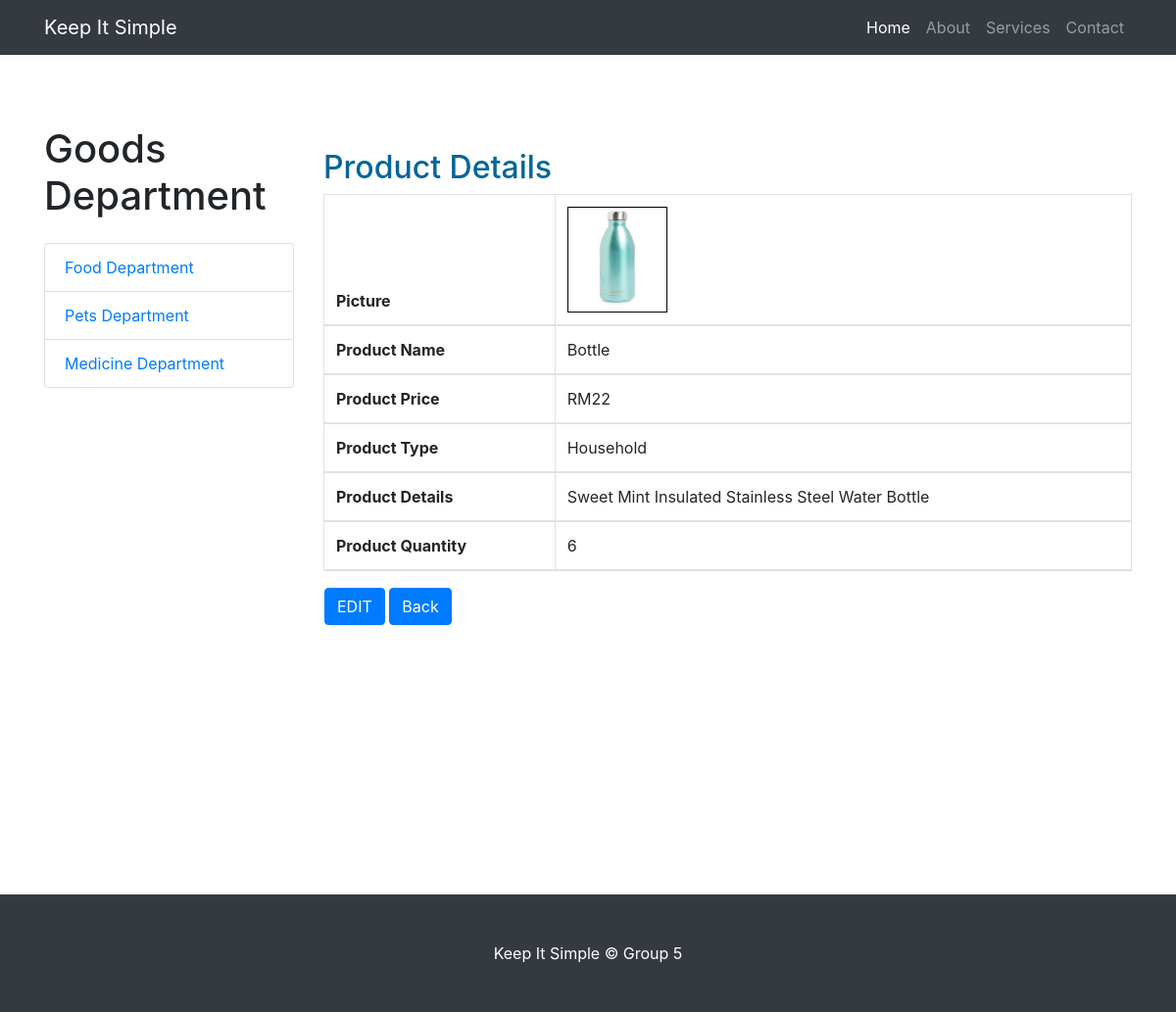
Screenshot of /ApplicationLayer/goodsModuleView/goodsView.php?productid=21 with the database file from the repository.
### tables this page shows
CREATE TABLE `product` (
  `productid` int(20) NOT NULL,
  `prodName` varchar(60) NOT NULL,
  `prodType` varchar(60) NOT NULL,
  `prodPrice` float NOT NULL,
  `prodDetail` varchar(100) NOT NULL,
  `prodQuantity` int(20) NOT NULL,
  `fileIn2` varchar(200) DEFAULT NULL
);

### BusinessLayer/goodsController/goodsController.php (called while the page is built, shortened)
<?php
require_once '\xampp\htdocs\sdw\BusinessLayer\goodsModel\goodsModel.php';
class goodsController{
    function viewProduct($productid){
        $product = new goodsModel();
        $product->productid = $productid;
        return $product->viewProduct();
    }
}
?>

### BusinessLayer/goodsModel/goodsModel.php (called while the page is built, shortened)
<?php
require_once '/xampp/htdocs/sdw/libs/database.php';
class goodsModel{
    public $productid, $prodName, $prodType,$prodPrice,$prodDetail,$prodQuantity,$fileIn2,$productName, $productPrice, $productQuantity, $customerID;
    function viewProduct(){
        $sql = "select * from product where productid=:productid";
        $args = [':productid'=>$this->productid];
        return DB::run($sql,$args);
    }
}
?>

### libs/database.php (called while the page is built, shortened)
<?php
class DB
{
  public static function connect($value='')
  {
    $pdo = new PDO(DB_TYPE.':host='.DB_HOST.';dbname='.DB_NAME, DB_USER, DB_PASS);
    $pdo->setAttribute(PDO::ATTR_ERRMODE, PDO::ERRMODE_EXCEPTION);
    return $pdo;
  }
  public static function run($sql, $args = NULL)
    {
        $stmt = DB::connect()->prepare($sql);
        try {
            $stmt->execute($args);
            return $stmt;
        }
        catch (PDOException $e){
            echo $e->getMessage();
            die();
        }
     }
}
?>

### ApplicationLayer/goodsModuleView/goodsView.php (the view, shortened to what this page needs)
<?php
require_once '/xampp/htdocs/sdw/BusinessLayer/goodsController/goodsController.php';
$productid = $_GET['productid'];
$product = new goodsController();
$data = $product->viewProduct($productid);
?>
<!DOCTYPE html>
<html lang="en">
<head>
  <link href="/sdw/vendor/bootstrap/css/bootstrap.min.css" rel="stylesheet">
  <link href="/sdw/css/shop-homepage.css" rel="stylesheet">
  <link rel="stylesheet" type="text/css" href="https://cdn.datatables.net/1.10.21/css/jquery.dataTables.css">
</head>
<body>
  <nav class="navbar navbar-expand-lg navbar-dark bg-dark fixed-top">
    <div class="container">
      <a class="navbar-brand" href="../loginRegisterModuleView/homepage.php">Keep It Simple</a>
      <div class="collapse navbar-collapse" id="navbarResponsive">
        <ul class="navbar-nav ml-auto">
          <li class="nav-item active">
            <a class="nav-link" href="#">Home
            </a>
          </li>
          <li class="nav-item">
            <a class="nav-link" href="#">About</a>
          </li>
          <li class="nav-item">
            <a class="nav-link" href="#">Services</a>
          </li>
          <li class="nav-item">
            <a class="nav-link" href="#">Contact</a>
          </li>
        </ul>
      </div>
    </div>
  </nav>
  <div class="container">
    <div class="row">
      <div class="col-lg-3">
        <br></br>
        <h1 class="my-4">Goods Department</h1>
        <div class="list-group">
          <a href="../foodModuleView/allFoodView.php" class="list-group-item">Food Department</a>
          <a href="#" class="list-group-item">Pets Department</a>
          <a href="#" class="list-group-item">Medicine Department</a>
        </div>
      </div>
      <div class="col-lg-9">
        <div id="carouselExampleIndicators" class="carousel slide my-4" data-ride="carousel">
      <br></br>
              <br>
        <div class='product_wrapper'>
        <?php
            foreach($data as $row){
              echo "<form method='POST' action=''>
              <tr>";
        ?>
        <h2 style='color: #006699'>Product Details</h2>
        <table class='table table-striped table-bordered table-hover' id='goodsTable'>
            <thead>
            <tr>
            <th>Picture</th>
            <td rowspan='1'>
                <?php
                $image=$row['fileIn2'];
                echo '<span style="border: 1px solid black; display: inline-block"><input type ="image" img id="placeImage" img src="uploadimage/'.$image.'" height="100" width="100"></span>';
                ?></td>
            </tr>
            <tr>
            <th>Product Name</th>
            <td><?=$row['prodName']?></td>
            </tr>
            <tr>
            <th>Product Price</th>
            <td>RM<?=$row['prodPrice']?></td>
            </tr>
            <tr>
            <th>Product Type</th>
            <td><?=$row['prodType']?></td>
            </tr>
            <tr>
            <th>Product Details</th>
            <td><?=$row['prodDetail']?></td>
            </tr>
            <tr>
            <th>Product Quantity</th>
            <td><?=$row['prodQuantity']?></td>
            </tr>
            </tr>
      </form>
      <table>
        <td>
          <input type="button" class="btn btn-primary" onclick="location.href='editGoodsView.php?productid=<?=$row['productid']?>'" value="EDIT">
          <input type="button" class="btn btn-primary" onclick="location.href='allGoodsView.php'" value="Back">
        </td>
      </table>
      <?php
      }
      ?>
        </div>
      </div>
    </div>
  </div>
</div>
  <br></br><br></br><br></br><br></br><br></br>
  <footer class="py-5 bg-dark">
    <div class="container">
      <p class="m-0 text-center text-white">Keep It Simple &copy; Group 5</p>
    </div>
  </footer>
</body>
</html>

### shop-homepage.css (style rules this page uses)
body { padding-top: 56px; }

### rows the page displays
product: prodName "Bottle", prodPrice "22", prodType "Household", prodDetail "Sweet Mint Insulated Stainless Steel Water Bottle", prodQuantity "6"
